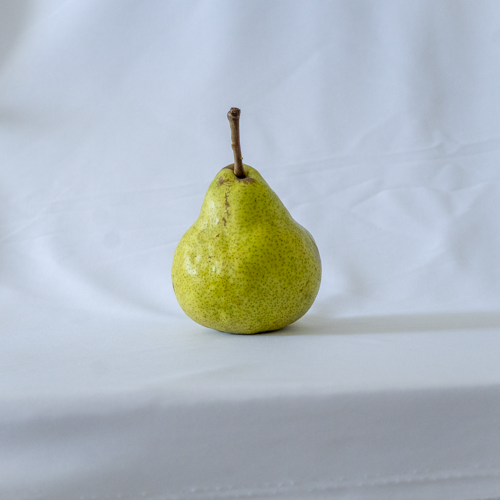
#> input picture imagem2.png, 500 x 500 px
$ python rotation.py
#> lines starting #> are read from the running program, lines starting #| are printed output that depends on the picture
import numpy as np
import cv2 as cv

# Carregar a imagem em escala de cinza
img = cv.imread("imagem2.png", cv.IMREAD_GRAYSCALE)
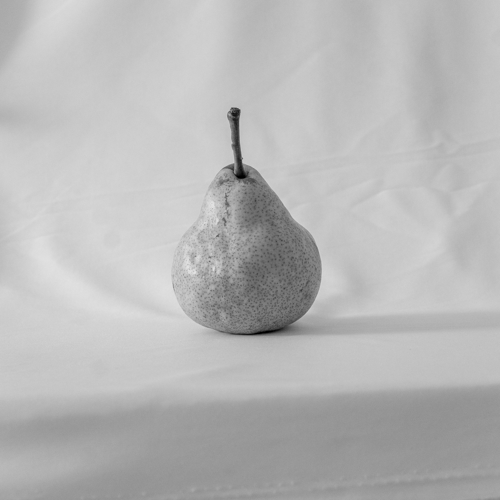
#> img: shape (500, 500); min 0, max 227, mean 183.7
assert img is not None, "file could not be read, check with os.path.exists()"

# Obter as dimensões da imagem
rows, cols = img.shape
#> rows = 500; cols = 500

# Criar a matriz de rotação
M = cv.getRotationMatrix2D(((cols-1)/2.0, (rows-1)/2.0), 90, 1)

# Aplicar a rotação
dst = cv.warpAffine(img, M, (cols, rows))
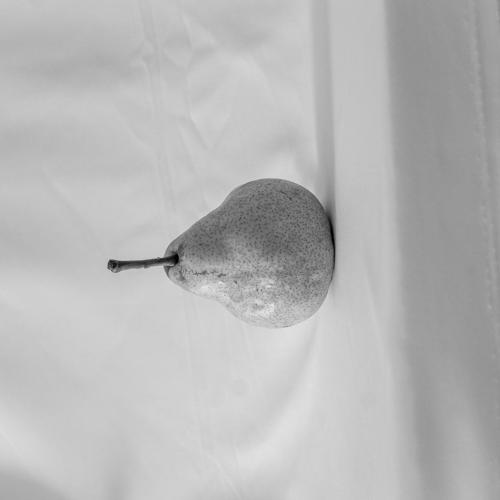
#> dst: shape (500, 500); min 0, max 227, mean 183.7

# Salvar a imagem rotacionada
cv.imwrite("imagem2_rotacionada.png", dst)

print("Imagem rotacionada salva como 'imagem2_rotacionada.png'")

$ run again, with imagem3.png copied over imagem2.png
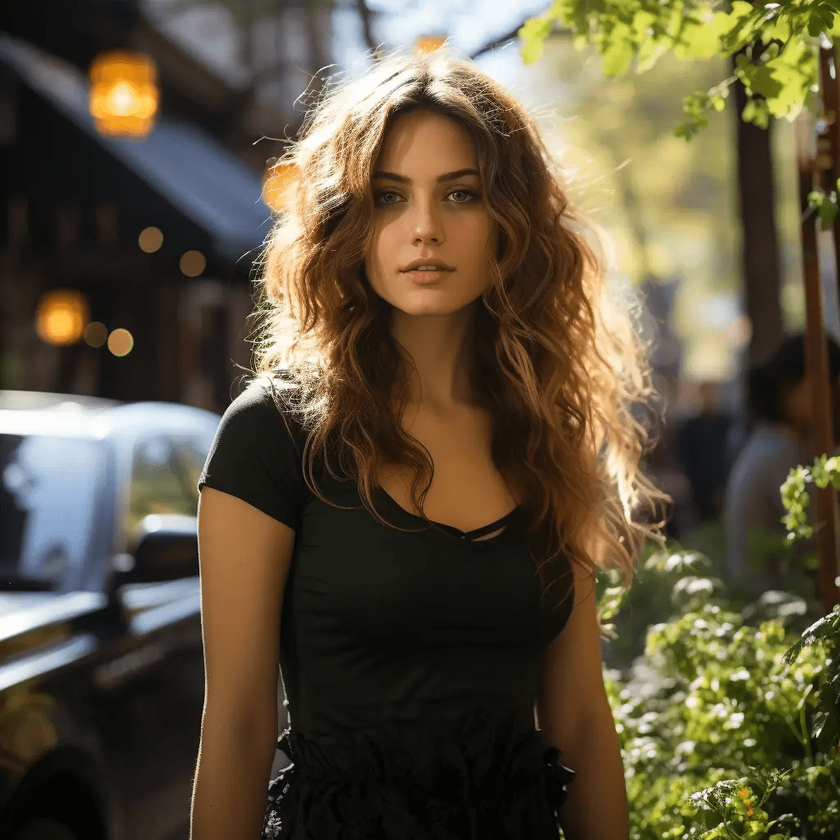
#> input picture imagem3.png, 840 x 840 px, shrunk from 1024 x 1024 before the run
#> `img = cv.imread("imagem2.png", cv.IMREAD_GRAYSCALE)`:
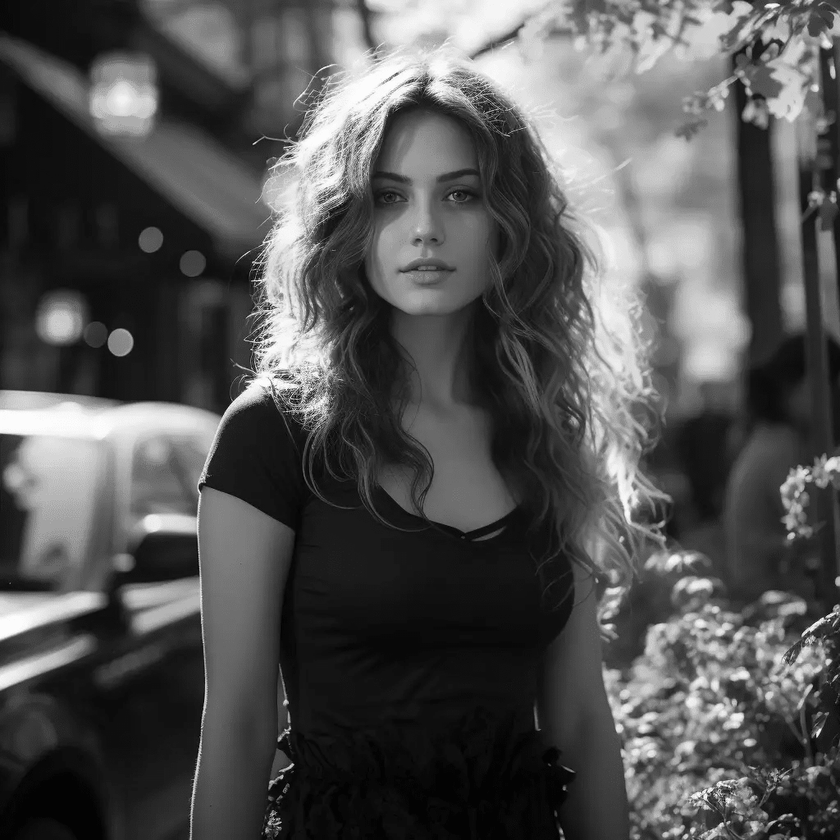
#> img: shape (840, 840); min 0, max 255, mean 83.3
#> `dst = cv.warpAffine(img, M, (cols, rows))`:
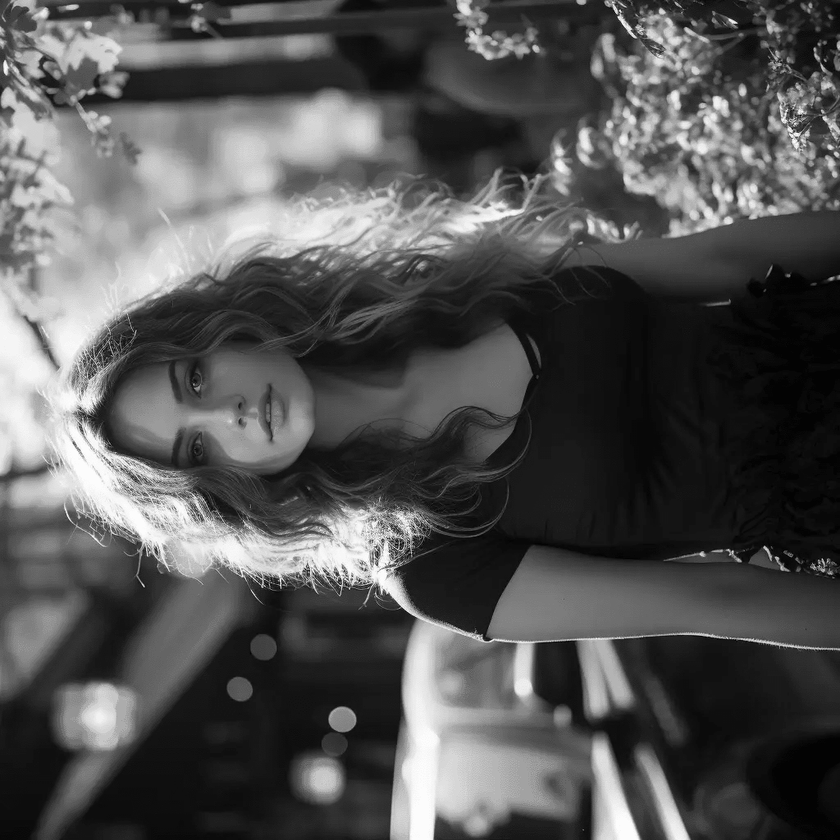
#> dst: shape (840, 840); min 0, max 255, mean 83.3

$ run again, with imagem.png copied over imagem2.png
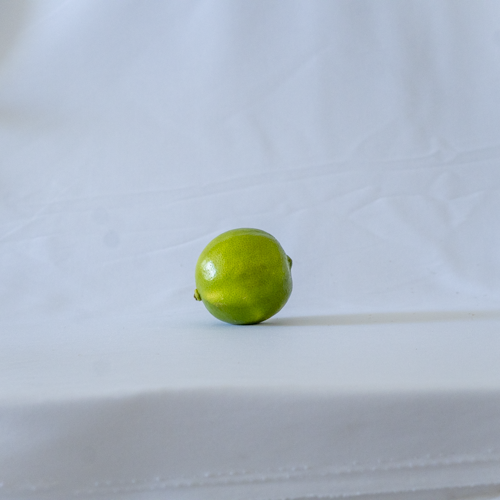
#> input picture imagem.png, 500 x 500 px
#> `img = cv.imread("imagem2.png", cv.IMREAD_GRAYSCALE)`:
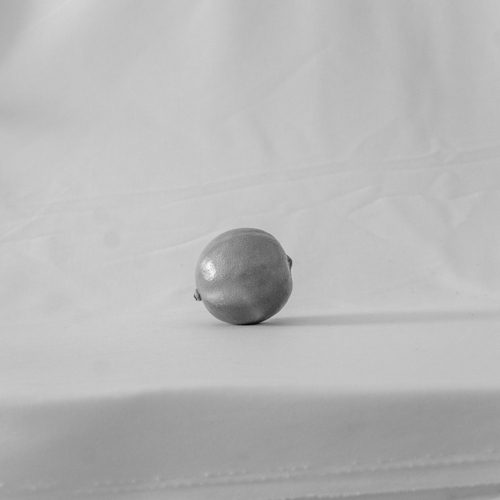
#> img: shape (500, 500); min 3, max 248, mean 183.9
#> `dst = cv.warpAffine(img, M, (cols, rows))`:
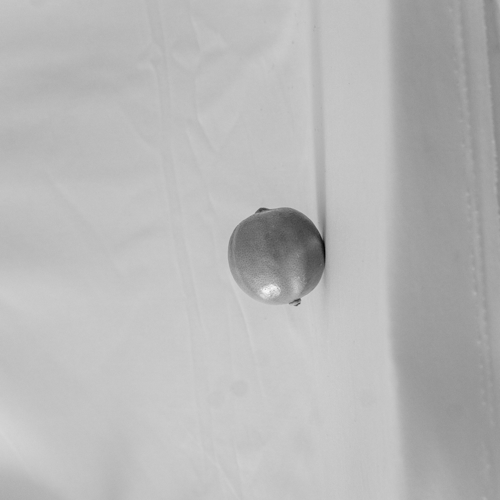
#> dst: shape (500, 500); min 3, max 248, mean 183.9
